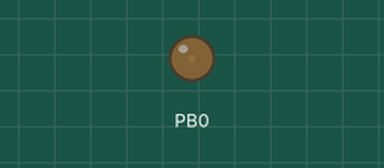
Simulated run of this program. Board: ATtiny85, built with avr-gcc and emulated at 1 MHz. On the bench: output pins drawn as LEDs (lit = HIGH).

Above: at 0.05 s.
At 1.15 s:
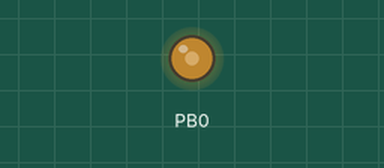
At 2.3 s:
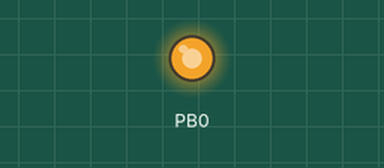
At 4.6 s:
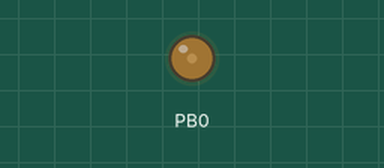
Timing chart, 0 to 6.6 s (numbered marks = the images above):
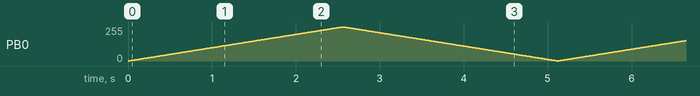

The program:

main.cpp
```cpp
/*
 * Michelsen_Assignment2-1.3.cpp
 *
 * Created: 9/10/2018 11:21:25 AM
 * Author : Brandon Michelsen
 */

#define F_CPU	1000000UL // 1 MHz
#define LED		0b00000001 // LED pin for this example (PB0)
#include <avr/io.h>
#include <util/delay.h>

// Function prototypes
void pwm_write(uint8_t pin_num, int duty_cycle); // Function to output PWM

int main(void)
{
	// Set DDRB Pin 0 to output
	DDRB |= LED;

    // Run infinitely
    while (1)
    {
		// Increase the brightness of the LED
		for (int i = 0; i < 256; i++)
		{
			pwm_write(LED, i);
			_delay_ms(10);
		}

		// Decrease the brightness of the LED
		for (int i = 255; i > 0; i--)
		{
			pwm_write(LED, i);
			_delay_ms(10);
		}
    }

	return 0;
}

// Function definitions
void pwm_write(uint8_t pin_num, int duty_cycle)
{
	// Check what pin is being used for PWM
	if (pin_num == 0b00000001)
		TCCR0A = 0x81; // Set fast PWM for OC0A
	else if (pin_num == 0b00000010)
		TCCR0A = 0x21; // Set fast PWM for OC0B
	TCCR0B = 0x01; // 4 kHz signal

	// Set the duty cycle for the signal
	if (pin_num == 0b00000001)
		OCR0A = duty_cycle;
	else if (pin_num == 0b00000010)
		OCR0B = duty_cycle;
}
```
